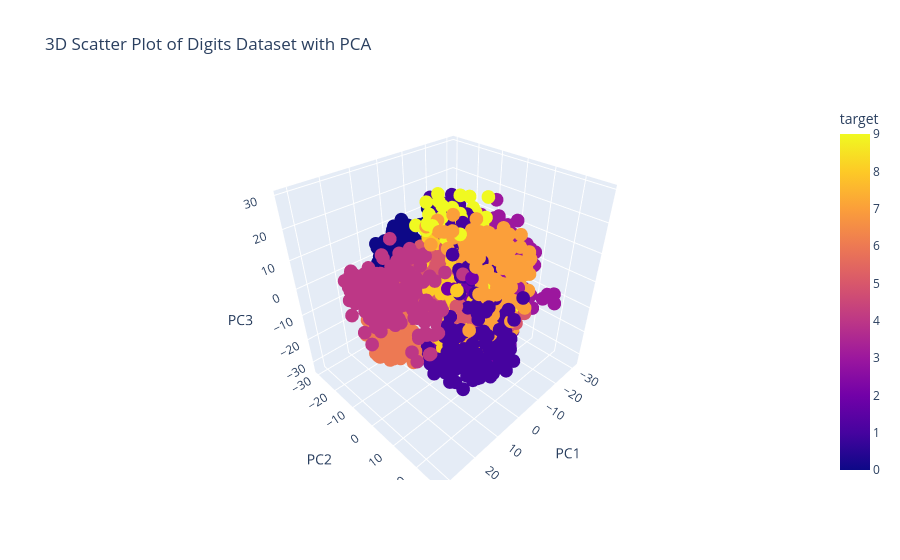

The notebook cell saved with this chart:
### Code cell
import pandas as pd
import plotly.express as px

pca = PCA(n_components=3, random_state=0)
pca_digits = pca.fit_transform(digits.data)

# Create a DataFrame for Plotly Express
df = pd.DataFrame(data=pca_digits, columns=['PC1', 'PC2', 'PC3'])
df['target'] = digits.target

# Create an interactive 3D scatter plot
fig = px.scatter_3d(
    df,
    x='PC1',
    y='PC2',
    z='PC3',
    hover_data='target',
    color='target',
    title='3D Scatter Plot of Digits Dataset with PCA'
)

# Show the figure
fig.show()

### Figure 1 — Plotly figure (JSON) as saved in the notebook; plotly's stock layout.template omitted (floating-point values rounded to 4 significant figures; data arrays with more than 128 entries replaced by an {"elided": "..."} marker saying what was removed)
{"data": [{"customdata": {"elided": "1797x1 int values"}, "hovertemplate": "PC1=%{x}<br>PC2=%{y}<br>PC3=%{z}<br>target=%{marker.color}<extra></extra>", "legendgroup": "", "marker": {"color": {"elided": "1797 int values"}, "coloraxis": "coloraxis", "symbol": "circle"}, "mode": "markers", "name": "", "scene": "scene", "showlegend": false, "type": "scatter3d", "x": {"elided": "1797 float values"}, "y": {"elided": "1797 float values"}, "z": {"elided": "1797 float values"}}], "layout": {"coloraxis": {"colorbar": {"title": {"text": "target"}}, "colorscale": [[0, "#0d0887"], [0.1111, "#46039f"], [0.2222, "#7201a8"], [0.3333, "#9c179e"], [0.4444, "#bd3786"], [0.5556, "#d8576b"], [0.6667, "#ed7953"], [0.7778, "#fb9f3a"], [0.8889, "#fdca26"], [1, "#f0f921"]]}, "legend": {"tracegroupgap": 0}, "scene": {"domain": {"x": [0, 1], "y": [0, 1]}, "xaxis": {"title": {"text": "PC1"}}, "yaxis": {"title": {"text": "PC2"}}, "zaxis": {"title": {"text": "PC3"}}}, "title": {"text": "3D Scatter Plot of Digits Dataset with PCA"}}}
